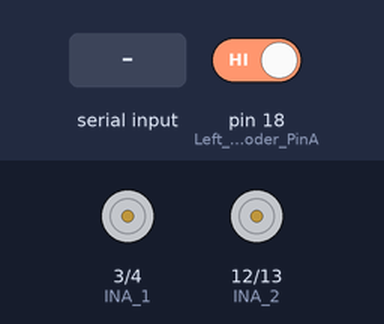
The sketch below on a simulated Arduino Mega 2560, built with avr-gcc and run on an emulated ATmega2560. On the bench: motor-driver pin pairs drawn as motors (green arrow = first pin HIGH = forward, orange = second pin HIGH = backward, longer = more drive, scaled by the enable pin). The inputs (shaded band) are chosen by the test bench; at power-on: pin 18 (Left_Encoder_PinA) HIGH. What the sketch prints to the serial monitor is not drawn.

Above: at 1.4 s.
1.5 s: "+\n" received over Serial
At 2.0 s:
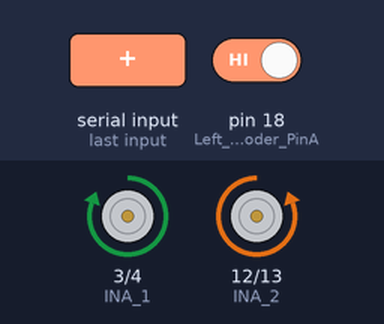
Timing chart, 0 to 4.5 s (numbered marks = the images above; inputs shaded):
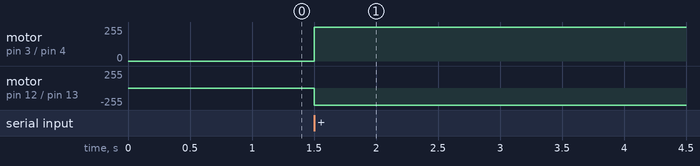

Measured:
- after the input at 1.5 s, motor on pin 3 (INA_1) / pin 4 (INB_1): stopped → forward 255/255 at once; motor on pin 12 (INA_2) / pin 13 (INB_2): stopped → backward 255/255 at once

The sketch:

motors_encoders.ino
```cpp
/* NOTE: this program is meant to be the main loop on the arduino mega,
 *       meaning that it will operate the motors input from computer, output to motors
 *       and it will input encoder readings and send back to the computer
 * - The IMU and servo control will be left up for the computer itself for now
 *   as of April 17, 2020
 * =======
 *
 * THE EXPECTED SIZE OF ARRAY SHOULD BE 11
 */

 // NOTE: right should be negative to be the same as left (left goes forward with positive)

#include <string.h>
#include <stdio.h>
#include <limits.h>

// Reset Pin, if HIGH then arduino mega  will reset
#define RESET_PIN 7

// Right Motor  Pins
#define INA_1 3
#define INB_1 4
#define PWM_1 5

// Left Motor Pins
#define INA_2 12
#define INB_2 13
#define PWM_2 11

// Left Encoder
#define Left_Encoder_PinA 18
#define Left_Encoder_PinB 19

volatile long Left_Encoder_Ticks = 0;
// Variable to read current state of left encoder pin
volatile bool LeftEncoderBSet;

// Right Encoder
#define Right_Encoder_PinA 16
#define Right_Encoder_PinB 17

volatile long Right_Encoder_Ticks = 0;
// Variable to read current state of right encoder pin
volatile bool RightEncoderBSet;

// Var for time updating
unsigned long lastUpdateMicrosecs = 0;
unsigned long lastUpdateMillisecs = 0;
unsigned long currentMicrosecs = 0;
unsigned long microsecsSinceLastUpdate = 0;
float secsSinceLastUpdate = 0;

// Motor speed inputs from the pc over serial
int motorLspd = 0;
int motorRspd = 0;


//====== SETUP FUNCTION ======
void setup(){
	// Init Serial port with 115200 buad rate
  Serial.begin(115200);
	setupEncoders();
  setupMotors();
  setupResetPin();
}


//====== MAIN LOOP ======
void loop(){
  readSerialInput(); // update mega of motor spd from pi
  updateTime();      // update time to pi
  updateEncoders();  // update encoders to pi
  updateMotors();    // update motor spd to pi
}


//====== SERIAL FUNCTIONS ======
// Read in input from pi
void readSerialInput(){
  if (Serial.available() > 0){
    // NOTE: incoming data should be in form: "l+###r-###" w/ + & - interchangeable
    String data = Serial.readStringUntil('\n');

    // parse through string to get motor speed updates
    char data_char[data.length() + 1];
    strcpy(data_char, data.c_str()); // use strcpy() to copy the c-string into a char array
    const char delim[2] = ";";
    char *l_token, *r_token;
    l_token = strtok(data_char, delim); // get first token of the string data
    r_token = strtok(NULL, delim);

    // update motor speeds
    motorLspd = interpretData(l_token);
    motorRspd = interpretData(r_token);
  }
  else{
    //Serial.println("ERROR: serial was not available...\n");
  }
}

//interpret the msg for the speed
int interpretData(char *input_token){ // NOTE: *input_token is equiv. to input_token[0]
  int spd, sign;
  if(input_token[1] == '+'){
    spd = charArrayToInt(input_token);
  }
  else if(input_token[1] == '-'){
    sign = -1;
    spd = charArrayToInt(input_token) * sign;
  }
  return spd;
}

//convert char array in int, NOTE: default length of token should be 5
int charArrayToInt(char *input_token){
  int result;
  result = (input_token[2] - '0') * 100 + (input_token[3] - '0') * 10 + (input_token[4] - '0');
  return result;
}


//====== TIME FUNCTIONS ======
void updateTime(){
  currentMicrosecs = micros();
  lastUpdateMillisecs = millis();
  microsecsSinceLastUpdate = currentMicrosecs - lastUpdateMillisecs;

  if (microsecsSinceLastUpdate < 0){
    microsecsSinceLastUpdate = INT_MIN - lastUpdateMicrosecs + currentMicrosecs;
  }

  lastUpdateMicrosecs = currentMicrosecs;
  secsSinceLastUpdate = microsecsSinceLastUpdate / 1000000.0;

  Serial.print("t");
  Serial.print(";");
  Serial.print(lastUpdateMicrosecs);
  Serial.print(";");
  Serial.print(secsSinceLastUpdate);
  Serial.print("\n");
}


//====== ENCODER FUNCTIONS ======
void setupEncoders(){
  // Quadrature encoders
  // Left encoder
  pinMode(Left_Encoder_PinA, INPUT);      // sets pin A pullup
  pinMode(Left_Encoder_PinB, INPUT);      // sets pin B pullup
  attachInterrupt(digitalPinToInterrupt(Left_Encoder_PinA), do_Left_Encoder, RISING);

  // Right encoder
  pinMode(Right_Encoder_PinA, INPUT);      // sets pin A pullup
  pinMode(Right_Encoder_PinB, INPUT);      // sets pin B pullup

  attachInterrupt(digitalPinToInterrupt(Right_Encoder_PinA), do_Right_Encoder, RISING);
}

void updateEncoders(){
  Serial.print("e");
  Serial.print(";");
  Serial.print(Left_Encoder_Ticks);
  Serial.print(";");
  Serial.print(Right_Encoder_Ticks);
  Serial.print("\n");
}

void do_Left_Encoder(){
  LeftEncoderBSet = digitalRead(Left_Encoder_PinB);   // read the input pin
  Left_Encoder_Ticks += LeftEncoderBSet ? -1 : +1;
}

void do_Right_Encoder(){
  RightEncoderBSet = digitalRead(Right_Encoder_PinB);   // read the input pin
  Right_Encoder_Ticks += RightEncoderBSet ? -1 : +1;
}


//====== MOTOR FUNCTIONS ======
void setupMotors(){
  // Right Motor
  pinMode(INA_1, OUTPUT);
  pinMode(INB_1, OUTPUT);
  pinMode(PWM_1, OUTPUT);

  // Left Motor
  pinMode(INA_2, OUTPUT);
  pinMode(INB_2, OUTPUT);
  pinMode(PWM_2, OUTPUT);
}

// NOTE: move right and left servo functions should be the same code body as the equiv function in
//       motor_encoders_test
void moveRMotor(float spd){
  if (spd > 0){
    analogWrite(PWM_1, spd);
    digitalWrite(INA_1, HIGH);
    digitalWrite(INB_1, LOW);
  }
  else if(spd < 0){
    analogWrite(PWM_1, abs(spd));
    digitalWrite(INA_1, LOW);
    digitalWrite(INB_1, HIGH);
  }
  else{ // stop
    //analogWrite(PWM_1, spd);
    digitalWrite(INA_1, LOW);
    digitalWrite(INB_1, LOW);
  }
}

void moveLMotor(float spd){
  if (spd > 0){
    analogWrite(PWM_2, spd);
    digitalWrite(INA_2, LOW);
    digitalWrite(INB_2, HIGH);
  }
  else if(spd < 0){
    analogWrite(PWM_2, abs(spd));
    digitalWrite(INA_2, HIGH);
    digitalWrite(INB_2, LOW);
  }
  else{ // stop
    //analogWrite(PWM_1, spd);
    digitalWrite(INA_2, LOW);
    digitalWrite(INB_2, LOW);
  }
}

void updateMotors(){
  moveRMotor(motorRspd);
  moveLMotor(motorLspd);


  //moveRMotor(-150);
  //moveLMotor(150);
  //Serial.print(motorLspd);
  //Serial.print("   ");
  //Serial.println(motorRspd);
}


//======= RESET PIN FUNCTIONS =======
void setupResetPin(){
  digitalWrite(RESET_PIN, HIGH);
  delay(200);
  pinMode(RESET_PIN, OUTPUT);
  digitalWrite(RESET_PIN, HIGH);
}

void resetBoard(){
  Serial.println();
  delay(1000);
  digitalWrite(RESET_PIN, LOW);
}
```
